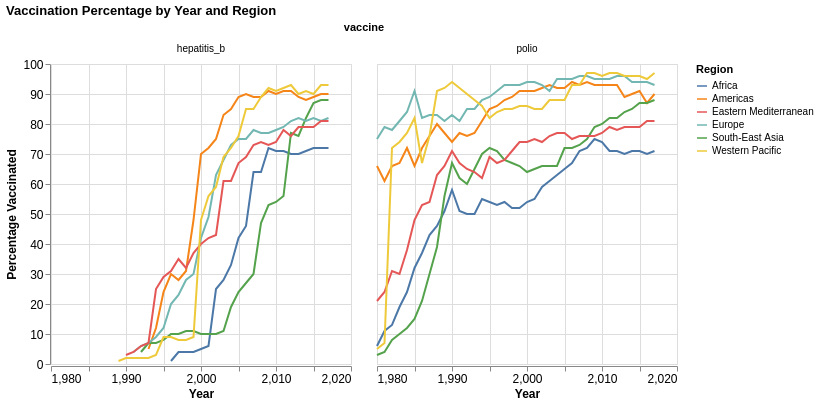

Notebook code cell kept with this figure:
### Code cell
# Task 7: Facet line plot for polio and hepatitis B side-by-side
side_by_side_world = alt.Chart(world_vaccination).mark_line().encode(   # Initialize line plot
    x=alt.X("yr").title("Year").scale(zero=False),              # X-axis = year, not starting from zero
    y=alt.Y("pct_vaccinated").title("Percentage Vaccinated"),   # Y-axis = percent vaccinated
    color=alt.Color("who_region").title("Region")               # Color = region
).facet(                                                        # Facet by vaccine type
    "vaccine"
).configure_axis(                                               # Set size of axis text
    labelFontSize=12,
    titleFontSize=12
).properties(                                                   # Set plot title
    title="Vaccination Percentage by Year and Region"
)
side_by_side_world

### Figure 1 — Vega-Lite specification as saved in the notebook (floating-point values rounded to 4 significant figures; data arrays with more than 128 entries replaced by an {"elided": "..."} marker saying what was removed)
{"config": {"view": {"continuousWidth": 300, "continuousHeight": 300}, "axis": {"labelFontSize": 12, "titleFontSize": 12}}, "data": {"name": "data-7a55e572408cc36cdca53be021260944"}, "facet": {"field": "vaccine", "type": "nominal"}, "spec": {"mark": {"type": "line"}, "encoding": {"color": {"field": "who_region", "title": "Region", "type": "nominal"}, "x": {"field": "yr", "scale": {"zero": false}, "title": "Year", "type": "quantitative"}, "y": {"field": "pct_vaccinated", "title": "Percentage Vaccinated", "type": "quantitative"}}}, "title": "Vaccination Percentage by Year and Region", "$schema": "https://vega.github.io/schema/vega-lite/v6.1.0.json", "datasets": {"data-7a55e572408cc36cdca53be021260944": {"elided": "402 records"}}}
